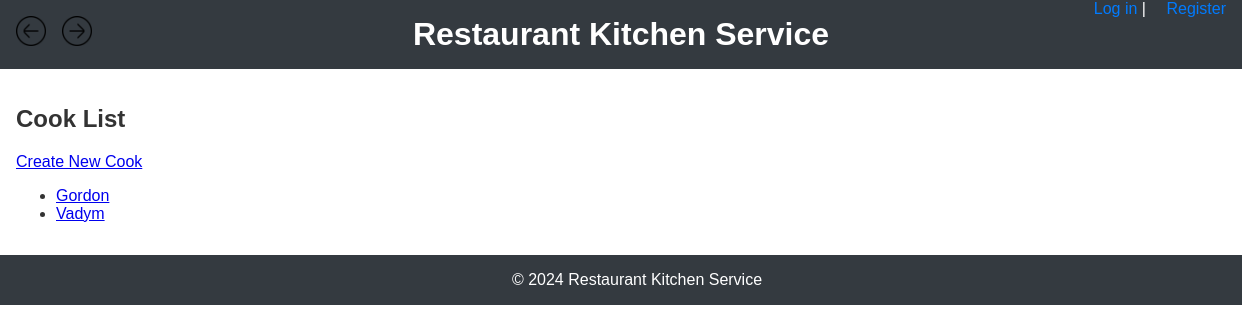
The app's page /kitchen/cooks/, older data.
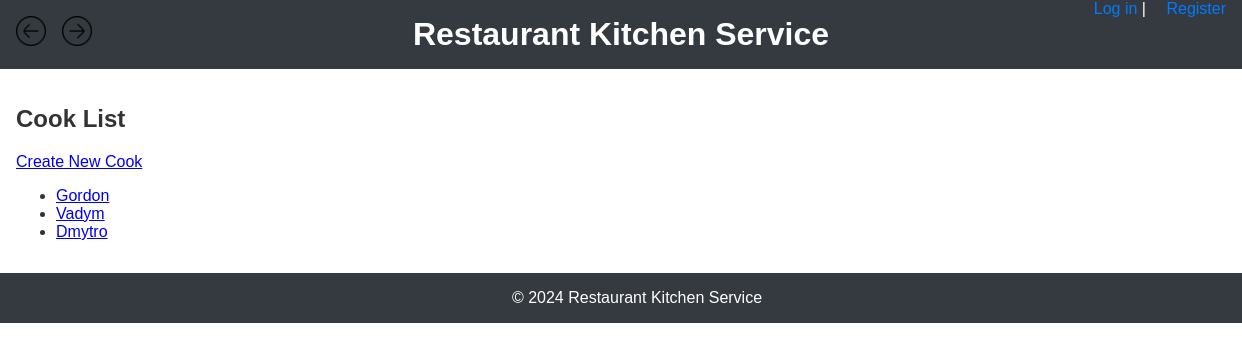
The same page, newer data.
### kitchen/models.py (models this page shows, shortened)
class Cook(AbstractUser):
    years_of_experience = models.IntegerField()
    groups = models.ManyToManyField(
        Group,
        related_name="cooks",
        blank=True,
        help_text="The groups this cook belongs to.",
        related_query_name="cook",
    )
    user_permissions = models.ManyToManyField(
        Permission,
        related_name="cooks",
        blank=True,
        help_text="Specific permissions for this cook.",
        related_query_name="cook",
    )

### kitchen/views.py (the view)
# urls.py: path('cooks/', CookListView.as_view(), name='cook_list'),
class CookListView(ListView):
    model = Cook
    template_name = 'kitchen/cook_list.html'
    context_object_name = 'cook_list'

### templates/kitchen/cook_list.html (shortened to what this page needs)
{% extends "base.html" %}
{% block content %}
<h2>Cook List</h2>
<a href="{% url 'kitchen:cook_create' %}">Create New Cook</a>
<ul>
    {% for cook in cook_list %}
        <li>
            <a href="{% url 'kitchen:cook_detail' cook.pk %}">{{ cook.username }}</a>
        </li>
    {% empty %}
        <li>No cooks available.</li>
    {% endfor %}
</ul>
{% endblock %}

Row changes from the older to the newer data that the page shows:
added Cook: username "Dmytro"
